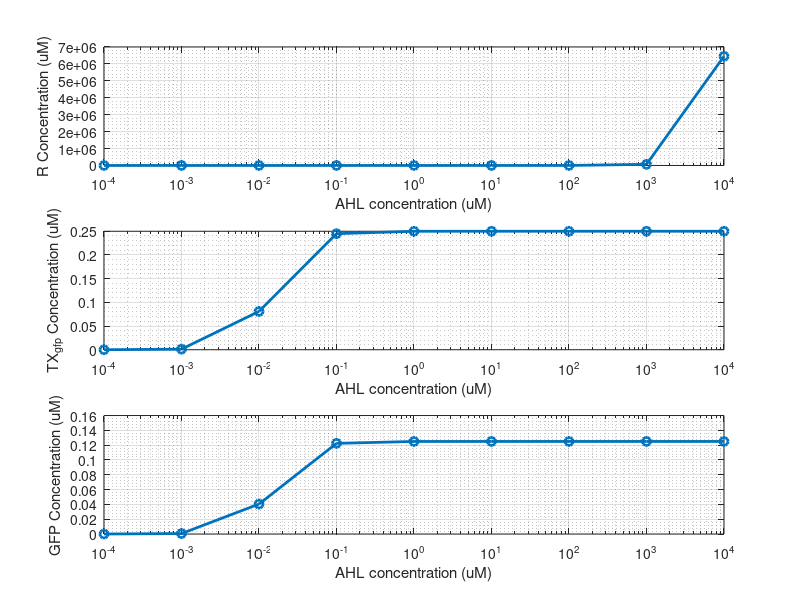

This figure's MATLAB source:
% Rohan Vemu
%% Parameters for the Model
p_r = 0.5;
Lux_R = 0.02;
AHL = [1e-10, 1e-9, 1e-8, 1e-7, 1e-6, 1e-5, 1e-4, 1e-3, 1e-2].*10^6;
delta_r = 0.0031;
alpha_TX_gfp = 0.05;
k_r = 1.35e-5;
n_1 = 1;
delta_TX_gfp = 0.2;
alpha_gfp = 2;
delta_gfp = 4;
%% Steady State Equations
R = (p_r*(Lux_R^2)*(AHL.^2))./delta_r;

TX_gfp = (alpha_TX_gfp.*(R./k_r).^n_1)./((1+(R./k_r).^n_1))./delta_TX_gfp;

GFP = alpha_gfp.*TX_gfp./delta_gfp;
%% Plot each of the steady states 
figure(1)
subplot(3,1,1)
semilogx(AHL,R,"-o","LineWidth", 2)
grid on 
grid minor
xlabel("AHL concentration (uM)")
ylabel("R Concentration (uM)")

subplot(3,1,2)
semilogx(AHL,TX_gfp,"-o","LineWidth", 2)
grid on 
grid minor
xlabel("AHL concentration (uM)")
ylabel("TX_{gfp} Concentration (uM)")

subplot(3,1,3)
semilogx(AHL,GFP,"-o","LineWidth", 2)
grid on 
grid minor
xlabel("AHL concentration (uM)")
ylabel("GFP Concentration (uM)")
